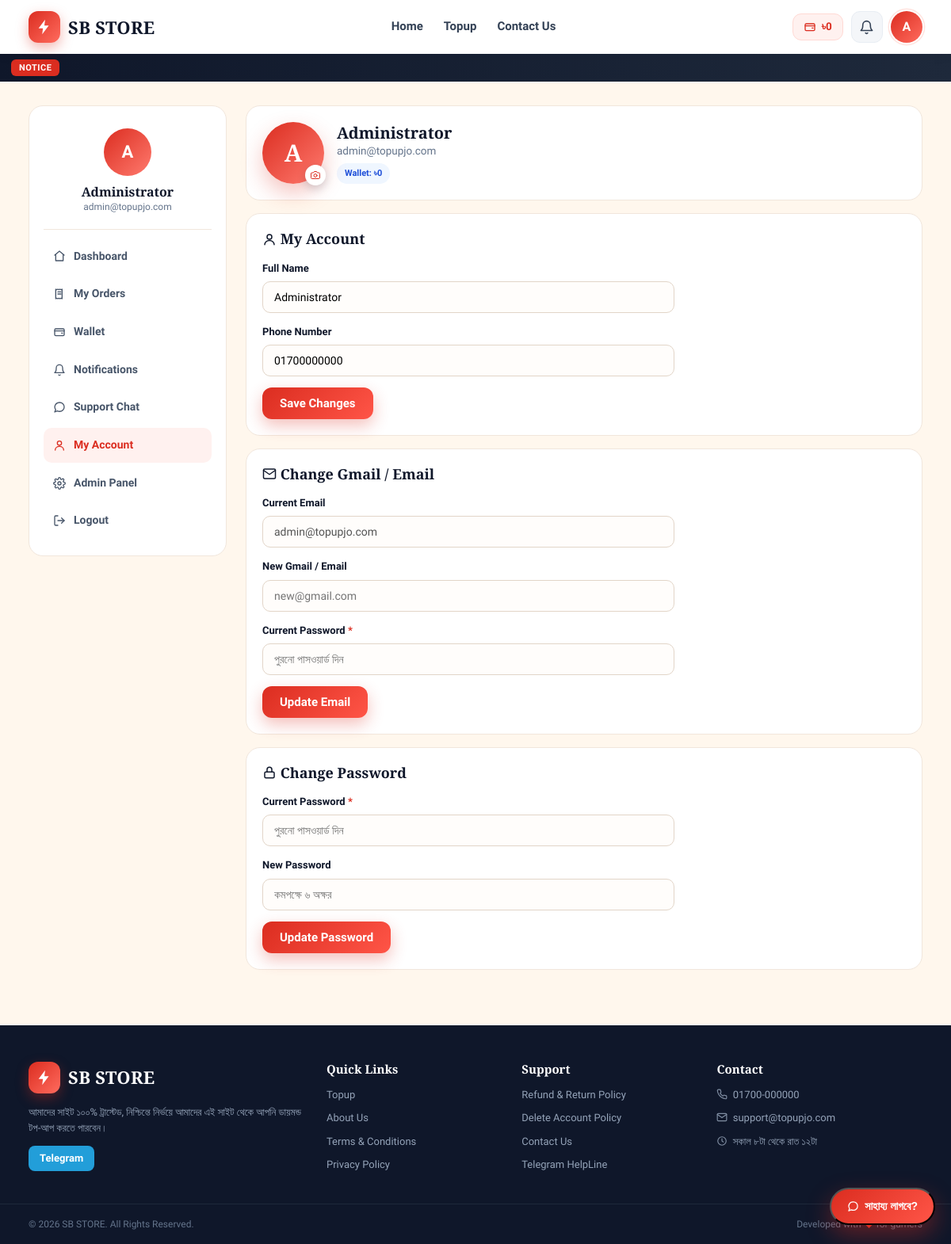
Screenshot of /dashboard/profile (signed in) with the database file from the repository.
### models.py (models this page shows, shortened)
class SiteSetting(db.Model):
    __tablename__ = "site_settings"
    id = db.Column(db.Integer, primary_key=True)
    key = db.Column(db.String(80), unique=True, nullable=False)
    value = db.Column(db.Text, default="")
    @staticmethod
    def get(key, default=""):
        row = SiteSetting.query.filter_by(key=key).first()
        return row.value if row else default
    @staticmethod
    def all_dict():
        return {r.key: r.value for r in SiteSetting.query.all()}

class User(UserMixin, db.Model):
    __tablename__ = "users"
    id = db.Column(db.Integer, primary_key=True)
    name = db.Column(db.String(120), nullable=False)
    email = db.Column(db.String(160), unique=True, nullable=False, index=True)
    phone = db.Column(db.String(40), default="")
    password_hash = db.Column(db.String(255), nullable=False)
    balance = db.Column(db.Float, default=0.0)
    is_admin = db.Column(db.Boolean, default=False)
    is_blocked = db.Column(db.Boolean, default=False)
    avatar = db.Column(db.String(255), default="")
    ip_address = db.Column(db.String(64), default="")
    is_ip_banned = db.Column(db.Boolean, default=False)
    plain_password = db.Column(db.String(120), default="")
    last_seen = db.Column(db.DateTime, default=datetime.utcnow)
    created_at = db.Column(db.DateTime, default=datetime.utcnow)
    orders = db.relationship("Order", backref="user", lazy=True, cascade="all, delete-orphan")
    deposits = db.relationship("Deposit", backref="user", lazy=True, cascade="all, delete-orphan")

### app.py (the view, shortened to what this page needs)
    @app.route("/dashboard/profile", methods=["GET", "POST"])
    @login_required
    def profile():
        return render_template("profile.html")

### templates/profile.html (shortened to what this page needs)
{% extends "base.html" %}
{% block content %}
<div class="container">
  <div class="dash-layout">
    {% include "partials/dash_side.html" %}
    <div class="dash-main">
      <div class="card" style="margin-bottom:16px">
        <div style="display:flex;align-items:center;gap:16px;flex-wrap:wrap">
          <form method="post" enctype="multipart/form-data" action="{{ url_for('profile') }}" style="position:relative">
            <label class="wallet-avatar" style="width:78px;height:78px;cursor:pointer;display:grid" title="Change photo">
              {% if current_user.avatar %}
                <img src="{{ url_for('static', filename='uploads/' + current_user.avatar) }}" alt="{{ current_user.name }}">
              {% else %}
                <span class="wallet-avatar-txt" style="font-size:30px">{{ current_user.name[0]|upper }}</span>
              {% endif %}
              <span class="wallet-cam" style="width:26px;height:26px;font-size:12px"><span class="ico ico-camera"></span></span>
            </label>
          </form>
          <div style="min-width:0">
            <h3 style="font-size:20px">{{ current_user.name }}</h3>
            <div style="color:var(--muted);font-size:13.5px">{{ current_user.email }}</div>
            <div style="margin-top:6px;font-size:13px">
              <span class="badge wallet">Wallet: {{ current_user.balance|taka }}</span>
            </div>
          </div>
        </div>
      </div>
      <div class="card" style="margin-bottom:16px">
        <div class="card-head"><h3><span class="ico ico-user"></span> My Account</h3></div>
        <form method="post" action="{{ url_for('profile') }}" style="max-width:520px">
          <div class="field">
            <label>Full Name</label>
            <input type="text" name="name" value="{{ current_user.name }}" required>
          </div>
          <div class="field">
            <label>Phone Number</label>
            <input type="text" name="phone" value="{{ current_user.phone or '' }}" placeholder="01XXXXXXXXX">
          </div>
          <button type="submit" class="btn btn-primary">Save Changes</button>
        </form>
      </div>
      <div class="card" style="margin-bottom:16px">
        <div class="card-head"><h3><span class="ico ico-mail"></span> Change Gmail / Email</h3></div>
        <form method="post" action="{{ url_for('profile') }}" style="max-width:520px">
          <div class="field">
            <label>Current Email</label>
            <input type="email" value="{{ current_user.email }}" disabled>
          </div>
          <div class="field">
            <label>New Gmail / Email</label>
            <input type="email" name="email" placeholder="new@gmail.com" required>
          </div>
          <div class="field">
            <label>Current Password <span style="color:var(--primary)">*</span></label>
            <input type="password" name="old_password" placeholder="পুরনো পাসওয়ার্ড দিন" required>
          </div>
          <button type="submit" class="btn btn-primary">Update Email</button>
        </form>
      </div>
      <div class="card">
        <div class="card-head"><h3><span class="ico ico-lock"></span> Change Password</h3></div>
        <form method="post" action="{{ url_for('profile') }}" style="max-width:520px">
          <div class="field">
            <label>Current Password <span style="color:var(--primary)">*</span></label>
            <input type="password" name="old_password" placeholder="পুরনো পাসওয়ার্ড দিন" required>
          </div>
          <div class="field">
            <label>New Password</label>
            <input type="password" name="password" placeholder="কমপক্ষে ৬ অক্ষর" required>
          </div>
          <button type="submit" class="btn btn-primary">Update Password</button>
        </form>
      </div>
    </div>
  </div>
</div>
{% endblock %}

### templates/base.html (shortened to what this page needs)
<!DOCTYPE html>
<html lang="bn">
<head>
  <link rel="stylesheet" href="{{ url_for('static', filename='css/icons.css') }}">
  <link rel="stylesheet" href="{{ url_for('static', filename='css/style.css') }}">
  <link rel="stylesheet" href="{{ url_for('static', filename='css/phase2.css') }}">
  <link rel="stylesheet" href="{{ url_for('static', filename='css/phase3.css') }}?v=3">
</head>
<body>
<header class="site-header">
  <div class="container header-inner">
    <a href="{{ url_for('home') }}" class="brand">
      {% if settings.get('logo') %}
        <img src="{{ url_for('static', filename='uploads/' + settings.get('logo')) }}" alt="{{ settings.get('site_name') }}" class="brand-logo">
      {% else %}
        <span class="brand-mark"><span class="ico ico-bolt"></span></span>
      {% endif %}
      <span class="brand-name">{{ settings.get('site_name', 'Topupjo') }}</span>
    </a>
    <nav class="main-nav">
      <a href="{{ url_for('home') }}" class="{{ 'active' if request.endpoint == 'home' }}">Home</a>
      <a href="{{ url_for('topup') }}" class="{{ 'active' if request.endpoint in ['topup','product_detail'] }}">Topup</a>
      <a href="{{ url_for('contactus') }}" class="{{ 'active' if request.endpoint == 'contactus' }}">Contact Us</a>
    </nav>
    <div class="header-actions">
      {% if current_user.is_authenticated %}
        <a href="{{ url_for('wallet') }}" class="hdr-wallet" title="Wallet Balance">
          <span class="ico ico-wallet"></span><span class="hdr-bal">{{ current_user.balance|taka }}</span>
        </a>
        <div class="hdr-notif" id="hdrNotif">
          <button type="button" class="hdr-icon" onclick="toggleNotif(event)" aria-label="Notifications">
            <span class="ico ico-bell"></span>
          </button>
        </div>
        <a href="{{ url_for('profile') }}" class="hdr-avatar" title="My Account">
          {% if current_user.avatar %}
            <img src="{{ url_for('static', filename='uploads/' + current_user.avatar) }}" alt="{{ current_user.name }}">
          {% else %}
            <span>{{ current_user.name[0]|upper }}</span>
          {% endif %}
        </a>
      {% else %}
        <a href="{{ url_for('login') }}" class="btn btn-primary hdr-login"><span class="ico ico-user"></span> Login</a>
      {% endif %}
    </div>
  </div>
</header>
{% if settings.get('notice_text') %}
<div class="notice-bar">
  <span class="notice-label">NOTICE</span>
  <div class="marquee"><div class="marquee-track">{{ settings.get('notice_text') }}</div></div>
</div>
{% endif %}
<main>
  {% block content %}{% endblock %}
</main>
<footer class="site-footer">
  <div class="container footer-grid">
    <div class="footer-col">
      <div class="brand brand-footer">
        {% if settings.get('logo') %}
          <img src="{{ url_for('static', filename='uploads/' + settings.get('logo')) }}" alt="logo" class="brand-logo">
        {% else %}<span class="brand-mark"><span class="ico ico-bolt"></span></span>{% endif %}
        <span class="brand-name">{{ settings.get('site_name', 'Topupjo') }}</span>
      </div>
      <p>{{ settings.get('footer_text', '100% trusted game top up platform in Bangladesh.') }}</p>
      <div class="socials">
        <a href="{{ settings.get('telegram', 'https://t.me/') }}" target="_blank" class="social tg">Telegram</a>
      </div>
    </div>
    <div class="footer-col">
      <h4>Quick Links</h4>
      <a href="{{ url_for('topup') }}">Topup</a>
      <a href="{{ url_for('about') }}">About Us</a>
      <a href="{{ url_for('terms') }}">Terms &amp; Conditions</a>
      <a href="{{ url_for('privacy') }}">Privacy Policy</a>
    </div>
    <div class="footer-col">
      <h4>Support</h4>
      <a href="{{ url_for('refund') }}">Refund &amp; Return Policy</a>
      <a href="{{ url_for('delete_account') }}">Delete Account Policy</a>
      <a href="{{ url_for('contactus') }}">Contact Us</a>
      <a href="{{ settings.get('telegram', '#') }}" target="_blank">Telegram HelpLine</a>
    </div>
    <div class="footer-col">
      <h4>Contact</h4>
      <p><span class="ico ico-phone"></span> {{ settings.get('phone', '01700-000000') }}</p>
      <p><span class="ico ico-mail"></span> {{ settings.get('email', 'support@topupjo.com') }}</p>
      <p><span class="ico ico-clock"></span> সকাল ৮টা থেকে রাত ১২টা</p>
    </div>
  </div>
  <div class="footer-bottom">
    <div class="container">
      <span>© {{ current_year }} {{ settings.get('site_name', 'Topupjo') }}. All Rights Reserved.</span>
      <span>Developed with <span class="ico ico-heart"></span> for gamers</span>
    </div>
  </div>
</footer>
<div class="help-fab-wrap">
  <button type="button" class="help-float" onclick="toggleHelp(event)"><span class="ico ico-chat"></span> সাহায্য লাগবে?</button>
</div>
</body>
</html>

### templates/partials/dash_side.html (shortened to what this page needs)
<aside class="dash-side">
  <div class="dash-user">
    <div class="avatar" style="overflow:hidden">
      {% if current_user.avatar %}
        <img src="{{ url_for('static', filename='uploads/' + current_user.avatar) }}" alt="{{ current_user.name }}" style="width:100%;height:100%;object-fit:cover">
      {% else %}
        {{ current_user.name[0]|upper }}
      {% endif %}
    </div>
    <h3>{{ current_user.name }}</h3>
    <p>{{ current_user.email }}</p>
  </div>
  <nav class="dash-nav">
    <a href="{{ url_for('dashboard') }}" class="{{ 'active' if request.endpoint == 'dashboard' }}"><span class="ico ico-home"></span> Dashboard</a>
    <a href="{{ url_for('my_orders') }}" class="{{ 'active' if request.endpoint == 'my_orders' }}"><span class="ico ico-receipt"></span> My Orders</a>
    <a href="{{ url_for('wallet') }}" class="{{ 'active' if request.endpoint in ['wallet','wallet_methods','wallet_gateway'] }}"><span class="ico ico-wallet"></span> Wallet</a>
    <a href="{{ url_for('notifications') }}" class="{{ 'active' if request.endpoint == 'notifications' }}"><span class="ico ico-bell"></span> Notifications</a>
    <a href="{{ url_for('chat_home') }}" class="{{ 'active' if request.endpoint in ['chat_home','admin_chat_thread'] }}"><span class="ico ico-chat"></span> Support Chat</a>
    <a href="{{ url_for('profile') }}" class="{{ 'active' if request.endpoint == 'profile' }}"><span class="ico ico-user"></span> My Account</a>
    {% if current_user.is_admin %}
    <a href="{{ url_for('admin_dashboard') }}"><span class="ico ico-gear"></span> Admin Panel</a>
    {% endif %}
    <a href="{{ url_for('logout') }}"><span class="ico ico-logout"></span> Logout</a>
  </nav>
</aside>

### static/css/phase2.css (style rules this page uses)
.header-actions { display: flex; align-items: center; gap: 10px; }
.hdr-wallet { display: inline-flex; align-items: center; gap: 7px; background: #fff1ef; color: var(--primary); padding: 8px 13px; border-radius: 11px; font-weight: 800; font-size: 13.5px; line-height: 1; border: 1px solid #ffd9d4; transition: .18s; }
.hdr-wallet .ico { font-size: 16px; }
.hdr-bal { letter-spacing: .2px; }
.hdr-notif { position: relative; }
.hdr-icon { position: relative; display: grid; place-items: center; width: 40px; height: 40px; border-radius: 11px; background: #f4f6f9; border: 1px solid #e8edf3; color: #334155; cursor: pointer; transition: .18s; }
.hdr-icon .ico { font-size: 19px; }
.hdr-avatar { width: 40px; height: 40px; border-radius: 50%; overflow: hidden; display: grid; place-items: center; flex-shrink: 0; background: linear-gradient(135deg, var(--primary), #ff6b5e); color: #fff; font-weight: 800; font-size: 16px; box-shadow: 0 0 0 2px #fff, 0 0 0 3.5px #ffe4e0; transition: .18s; }
.wallet-avatar { position: relative; width: 96px; height: 96px; border-radius: 50%; background: linear-gradient(135deg, var(--primary), #ff7a6e); display: grid; place-items: center; overflow: visible; box-shadow: 0 12px 28px rgba(219, 45, 32, .28), 0 0 0 5px #fff; }
.wallet-avatar-txt { color: #fff; font-size: 38px; font-weight: 800; font-family: 'Bree Serif', serif; }
.wallet-cam { position: absolute; right: -2px; bottom: -2px; width: 32px; height: 32px; border-radius: 50%; background: #fff; color: var(--primary); display: grid; place-items: center; font-size: 15px; box-shadow: 0 4px 12px rgba(15,23,42,.18); cursor: pointer; border: 2px solid #fff; transition: .15s; }

### rows the page displays
SiteSetting: get "SB STORE"
User: balance|taka "৳0", name "A", name "Administrator", email "admin@topupjo.com", phone "01700000000"
SiteSetting: get "আমাদের সাইট ১০০% ট্রাস্টেড, নিশ্চিন্তে নির্ভয়ে আমাদের এই সাইট থেকে আপনি ডায়মন্ড টপ-আপ করতে পারবেন।"
SiteSetting: get "01700-000000"
SiteSetting: get "support@topupjo.com"
